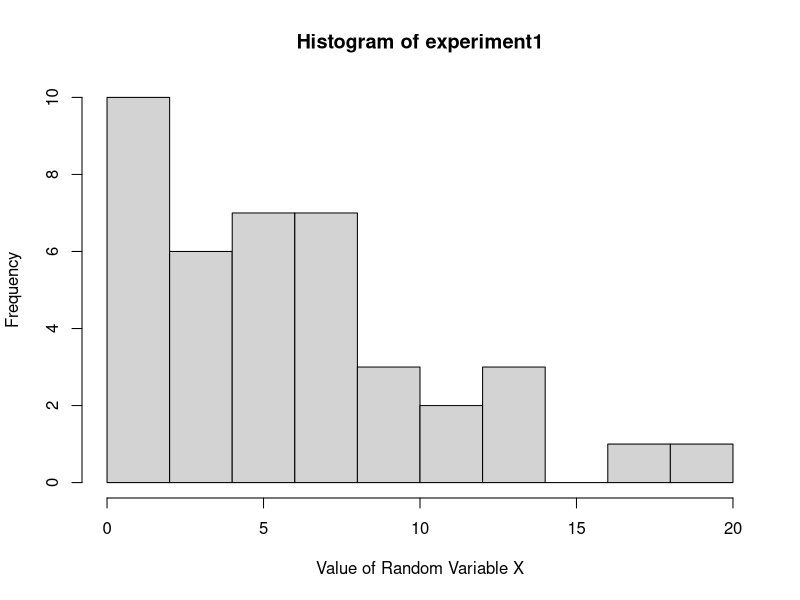
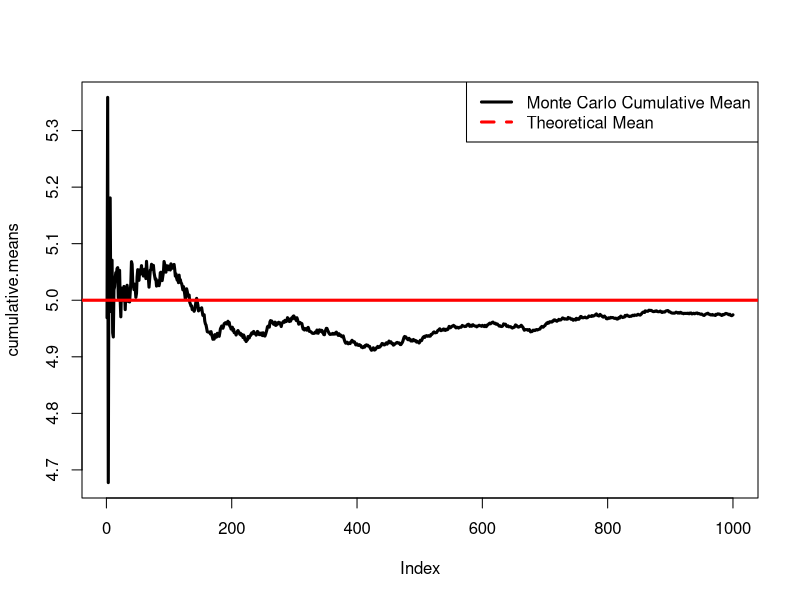
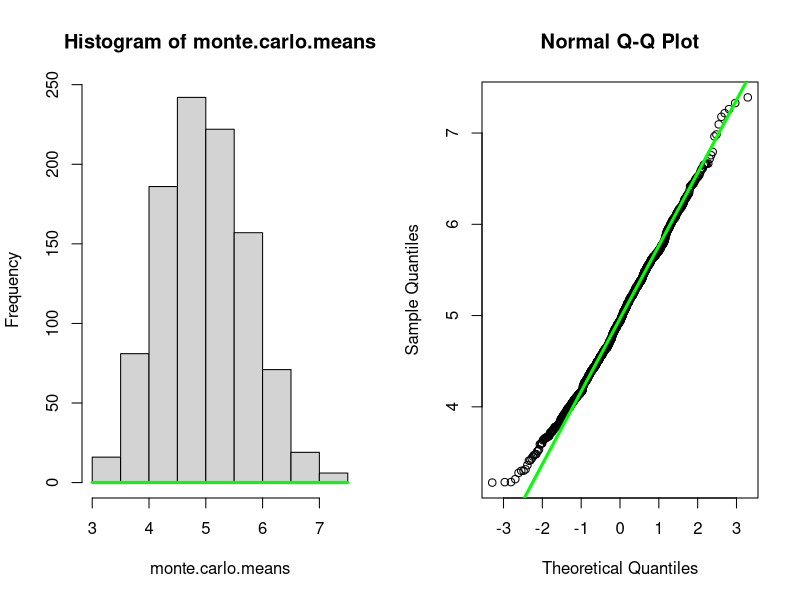

The R source for these figures, in order:
## ---- chunk 1
  # Set working directory
  setwd("~/datasciencecoursera/StatsProj1/")
  library(ggplot2)
## ---- chunk 2
set.seed(5678)
n = 40; lambda = 0.2;
experiment1 = rexp(n, lambda)
hist(experiment1, xlab = "Value of Random Variable X")
## ---- chunk 3
monte.carlo.means = NULL; m = 1000; set.seed(1234);
for (i in 1 : m) monte.carlo.means = c(monte.carlo.means, mean(rexp(n, lambda)))
## ---- chunk 4
theoretical.mean = (1/lambda)
cumulative.means <- cumsum(monte.carlo.means) / (1 : m)
plot(cumulative.means, type = "l", lwd = 3)
abline(h=theoretical.mean, col = "red", lwd = 3)
legend("topright", legend = c("Monte Carlo Cumulative Mean", "Theoretical Mean"), 
       lty = 1:2, lwd=c(3,3), col=c("black","red"))
## ---- chunk 5
theoretical.var = 1/(lambda^2)
experiment.var = var(experiment1)
monte.carlo.var = NULL; set.seed(1234)  # same seed, same monte carlo simulation
for (i in 1 : m) monte.carlo.var = c(monte.carlo.var, var(rexp(n, lambda)))
cumulative.var <- cumsum(monte.carlo.var) / (1 : m)
c(Theoretical = theoretical.var, Experiment1 = experiment.var, 
  MonteCarlo = cumulative.var[m])
## ---- chunk 6
par(mfrow=c(1,2))
hist(monte.carlo.means); 
x<-seq(min(monte.carlo.means),max(monte.carlo.means),0.1) 
curve(dnorm(x, theoretical.mean, sqrt(theoretical.var)), col="green", lwd=3, add=TRUE, yaxt="n")
qqnorm(monte.carlo.means); qqline(monte.carlo.means, col="green", lwd=3)
